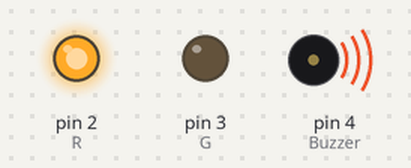
A sketch run on a simulated Arduino Uno, built with avr-gcc and run on an emulated ATmega328P. Parts: output pins drawn as LEDs (lit = HIGH), buzzer (waves = sounding, pin HIGH). Pins used as bus, display or sensor lines are not drawn; what the sketch prints to the serial monitor is not drawn.

Above: at 0.5 s.
Timing chart, 0 to 3.1 s (numbered marks = the images above):
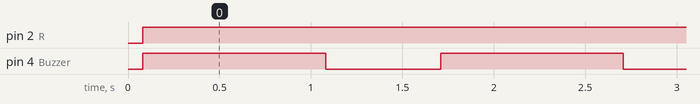

Measured:
- by itself, pin 2 (R): LOW → HIGH at 0.08 s
- by itself, pin 4 (Buzzer): alternates HIGH for 1.0 s and LOW for 0.63 s

The sketch:

5.RFID_Card_Buzzer_LED.ino
```cpp
//Inisialisasi pembuatan variable
#include <SPI.h>
#include <MFRC522.h>
String uidString;
int Buzzer=4;
int R=2;
int G=3;
#define SS_PIN 10
#define RST_PIN 9
MFRC522 mfrc522(SS_PIN, RST_PIN); //Create MFRC522 instance.

void setup() {
 Serial.begin(9600); //baudrate yang digunakan untuk komunikasi microcontroller dengan komputer
 SPI.begin(); // Initiate SPI bus
 mfrc522.PCD_Init(); // Initiate MFRC522
 pinMode(Buzzer, OUTPUT);
 pinMode(R, OUTPUT);
 pinMode(G, OUTPUT);
}

void BuzzerOKE(){
 digitalWrite(G, HIGH);
 digitalWrite(R, LOW);
 digitalWrite(Buzzer, HIGH);
 delay(100);
 digitalWrite(Buzzer, LOW);
 delay(100);
 digitalWrite(Buzzer, HIGH);
 delay(100);
 digitalWrite(Buzzer, LOW);
 delay(100);
}

void BuzzerGagal(){
 digitalWrite(R, HIGH);
 digitalWrite(G, LOW);
 digitalWrite(Buzzer, HIGH);
 delay(1000);
 digitalWrite(Buzzer, LOW);
 delay(100);
}

void loop() {
 if ( ! mfrc522.PICC_IsNewCardPresent()) {
 readRFID();
 Serial.print("Tag UID:");
 Serial.println(uidString);
 Serial.println();
 Serial.print("Message : ");

 //LOGIKA
 if (uidString=="C79D884A"){
 Serial.println("Selamat datang BRO!!!");
 BuzzerOKE();
 }
 else if(uidString=="EA 06D580"){
 Serial.println("Selamat datang GAN!!!");
 BuzzerOKE();
 }
 else{
 Serial.println("Kartu Belum Terdaftar!");
 BuzzerGagal();
 }
 Serial.println("Tempelkan Kartu!");
 delay(500); //Jeda waktu perulagan seama 500 mili detik
 }
}

void readRFID(){
 mfrc522.PICC_ReadCardSerial();
 //Pembatas bisa dirubah sesuai keinginan, disini yang digunakan "-"
 uidString = String(mfrc522.uid.uidByte[0]) + "-" +
 String(mfrc522.uid.uidByte[1]) + "-" +
 String(mfrc522.uid.uidByte[2]) + "-" +
 String(mfrc522.uid.uidByte[3]);
 }
```
